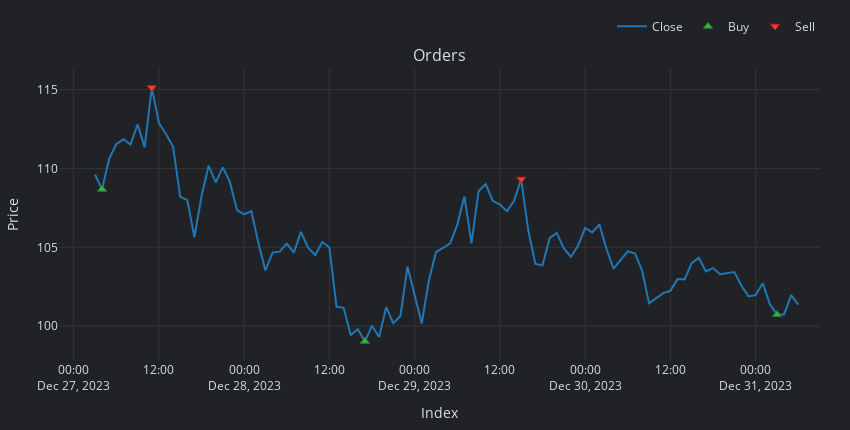

The code cell stored with this chart in its notebook:
### Code cell
pf.plot({"orders"}).show()
